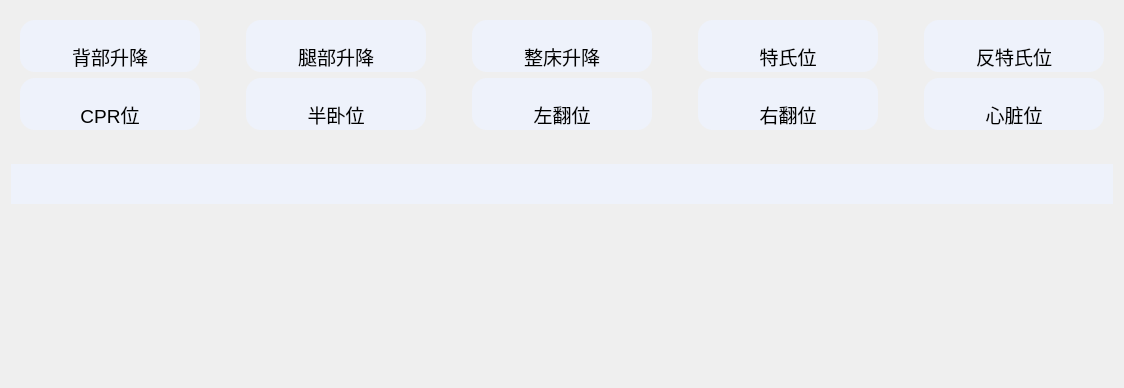
        <widget class="QWidget" name="tab">
         <attribute name="title">
          <string>体位护理</string>
         </attribute>
         <layout class="QVBoxLayout" name="verticalLayout">
          <property name="spacing">
           <number>25</number>
          </property>
          <item>
           <widget class="QWidget" name="widget_10" native="true">
            <property name="sizePolicy">
             <sizepolicy hsizetype="Preferred" vsizetype="Fixed">
              <horstretch>0</horstretch>
              <verstretch>0</verstretch>
             </sizepolicy>
            </property>
            <property name="maximumSize">
             <size>
              <width>16777215</width>
              <height>300</height>
             </size>
            </property>
            <property name="styleSheet">
             <string notr="true">QAbstractButton {
	padding-top: 20px;
    border-radius: 15px;
    border: 0px solid #525252;
    background-color: #EEF2FB;
}
QAbstractButton:checked {
	background-image: url(:/image/common/蓝色选中.png);
}</string>
            </property>
            <layout class="QGridLayout" name="gridLayout">
             <item row="0" column="1">
              <spacer name="horizontalSpacer">
               <property name="orientation">
                <enum>Qt::Horizontal</enum>
               </property>
               <property name="sizeHint" stdset="0">
                <size>
                 <width>40</width>
                 <height>20</height>
                </size>
               </property>
              </spacer>
             </item>
             <item row="0" column="6">
              <widget class="QToolButton" name="toolButton_10">
               <property name="sizePolicy">
                <sizepolicy hsizetype="Preferred" vsizetype="Preferred">
                 <horstretch>0</horstretch>
                 <verstretch>0</verstretch>
                </sizepolicy>
               </property>
               <property name="minimumSize">
                <size>
                 <width>180</width>
                 <height>0</height>
                </size>
               </property>
               <property name="maximumSize">
                <size>
                 <width>180</width>
                 <height>16777215</height>
                </size>
               </property>
               <property name="font">
                <font>
                 <pointsize>14</pointsize>
                </font>
               </property>
               <property name="text">
                <string>特氏位</string>
               </property>
               <property name="icon">
                <iconset resource="../../../resources/QtIntellectNurse.qrc">
                 <normaloff>:/image/common/特氏位.png</normaloff>:/image/common/特氏位.png</iconset>
               </property>
               <property name="iconSize">
                <size>
                 <width>134</width>
                 <height>82</height>
                </size>
               </property>
               <property name="checkable">
                <bool>true</bool>
               </property>
               <property name="toolButtonStyle">
                <enum>Qt::ToolButtonTextUnderIcon</enum>
               </property>
               <attribute name="buttonGroup">
                <string notr="true">buttonGroup</string>
               </attribute>
              </widget>
             </item>
             <item row="1" column="0">
              <widget class="QToolButton" name="toolButton_17">
               <property name="sizePolicy">
                <sizepolicy hsizetype="Preferred" vsizetype="Preferred">
                 <horstretch>0</horstretch>
                 <verstretch>0</verstretch>
                </sizepolicy>
               </property>
               <property name="minimumSize">
                <size>
                 <width>180</width>
                 <height>0</height>
                </size>
               </property>
               <property name="maximumSize">
                <size>
                 <width>180</width>
                 <height>16777215</height>
                </size>
               </property>
               <property name="font">
                <font>
                 <pointsize>14</pointsize>
                </font>
               </property>
               <property name="text">
                <string>CPR位</string>
               </property>
               <property name="icon">
                <iconset resource="../../../resources/QtIntellectNurse.qrc">
                 <normaloff>:/image/common/cpr位.png</normaloff>:/image/common/cpr位.png</iconset>
               </property>
               <property name="iconSize">
                <size>
                 <width>134</width>
                 <height>82</height>
                </size>
               </property>
               <property name="checkable">
                <bool>true</bool>
               </property>
               <property name="toolButtonStyle">
                <enum>Qt::ToolButtonTextUnderIcon</enum>
               </property>
               <attribute name="buttonGroup">
                <string notr="true">buttonGroup</string>
               </attribute>
              </widget>
             </item>
             <item row="0" column="5">
              <spacer name="horizontalSpacer_3">
               <property name="orientation">
                <enum>Qt::Horizontal</enum>
               </property>
               <property name="sizeHint" stdset="0">
                <size>
                 <width>40</width>
                 <height>20</height>
                </size>
               </property>
              </spacer>
             </item>
             <item row="0" column="3">
              <spacer name="horizontalSpacer_2">
               <property name="orientation">
                <enum>Qt::Horizontal</enum>
               </property>
               <property name="sizeHint" stdset="0">
                <size>
                 <width>40</width>
                 <height>20</height>
                </size>
               </property>
              </spacer>
             </item>
             <item row="1" column="2">
              <widget class="QToolButton" name="toolButton_15">
               <property name="sizePolicy">
                <sizepolicy hsizetype="Preferred" vsizetype="Preferred">
                 <horstretch>0</horstretch>
                 <verstretch>0</verstretch>
                </sizepolicy>
               </property>
               <property name="minimumSize">
                <size>
                 <width>180</width>
                 <height>0</height>
                </size>
               </property>
               <property name="maximumSize">
                <size>
                 <width>180</width>
                 <height>16777215</height>
                </size>
               </property>
               <property name="font">
                <font>
                 <pointsize>14</pointsize>
                </font>
               </property>
               <property name="text">
                <string>半卧位</string>
               </property>
               <property name="icon">
                <iconset resource="../../../resources/QtIntellectNurse.qrc">
                 <normaloff>:/image/common/半卧位.png</normaloff>:/image/common/半卧位.png</iconset>
               </property>
               <property name="iconSize">
                <size>
                 <width>134</width>
                 <height>82</height>
                </size>
               </property>
               <property name="checkable">
                <bool>true</bool>
               </property>
               <property name="toolButtonStyle">
                <enum>Qt::ToolButtonTextUnderIcon</enum>
               </property>
               <attribute name="buttonGroup">
                <string notr="true">buttonGroup</string>
               </attribute>
              </widget>
             </item>
             <item row="1" column="6">
              <widget class="QToolButton" name="toolButton_19">
               <property name="sizePolicy">
                <sizepolicy hsizetype="Preferred" vsizetype="Preferred">
                 <horstretch>0</horstretch>
                 <verstretch>0</verstretch>
                </sizepolicy>
               </property>
               <property name="minimumSize">
                <size>
                 <width>180</width>
                 <height>0</height>
                </size>
               </property>
               <property name="maximumSize">
                <size>
                 <width>180</width>
                 <height>16777215</height>
                </size>
               </property>
               <property name="font">
                <font>
                 <pointsize>14</pointsize>
                </font>
               </property>
               <property name="text">
                <string>右翻位</string>
               </property>
               <property name="icon">
                <iconset resource="../../../resources/QtIntellectNurse.qrc">
                 <normaloff>:/image/common/右翻位.png</normaloff>:/image/common/右翻位.png</iconset>
               </property>
               <property name="iconSize">
                <size>
                 <width>134</width>
                 <height>82</height>
                </size>
               </property>
               <property name="checkable">
                <bool>true</bool>
               </property>
               <property name="toolButtonStyle">
                <enum>Qt::ToolButtonTextUnderIcon</enum>
               </property>
               <attribute name="buttonGroup">
                <string notr="true">buttonGroup</string>
               </attribute>
              </widget>
             </item>
             <item row="0" column="4">
              <widget class="QToolButton" name="toolButton_9">
               <property name="sizePolicy">
                <sizepolicy hsizetype="Preferred" vsizetype="Preferred">
                 <horstretch>0</horstretch>
                 <verstretch>0</verstretch>
                </sizepolicy>
               </property>
               <property name="minimumSize">
                <size>
                 <width>180</width>
                 <height>0</height>
                </size>
               </property>
               <property name="maximumSize">
                <size>
                 <width>180</width>
                 <height>16777215</height>
                </size>
               </property>
               <property name="font">
                <font>
                 <pointsize>14</pointsize>
                </font>
               </property>
               <property name="text">
                <string>整床升降</string>
               </property>
               <property name="icon">
                <iconset resource="../../../resources/QtIntellectNurse.qrc">
                 <normaloff>:/image/common/整床升降.png</normaloff>:/image/common/整床升降.png</iconset>
               </property>
               <property name="iconSize">
                <size>
                 <width>134</width>
                 <height>82</height>
                </size>
               </property>
               <property name="checkable">
                <bool>true</bool>
               </property>
               <property name="toolButtonStyle">
                <enum>Qt::ToolButtonTextUnderIcon</enum>
               </property>
               <attribute name="buttonGroup">
                <string notr="true">buttonGroup</string>
               </attribute>
              </widget>
             </item>
             <item row="0" column="8">
              <widget class="QToolButton" name="toolButton_14">
               <property name="sizePolicy">
                <sizepolicy hsizetype="Preferred" vsizetype="Preferred">
                 <horstretch>0</horstretch>
                 <verstretch>0</verstretch>
                </sizepolicy>
               </property>
               <property name="minimumSize">
                <size>
                 <width>180</width>
                 <height>0</height>
                </size>
               </property>
               <property name="maximumSize">
                <size>
                 <width>180</width>
                 <height>16777215</height>
                </size>
               </property>
               <property name="font">
                <font>
                 <pointsize>14</pointsize>
                </font>
               </property>
               <property name="text">
                <string>反特氏位</string>
               </property>
               <property name="icon">
                <iconset resource="../../../resources/QtIntellectNurse.qrc">
                 <normaloff>:/image/common/反特氏位.png</normaloff>:/image/common/反特氏位.png</iconset>
               </property>
               <property name="iconSize">
                <size>
                 <width>134</width>
                 <height>82</height>
                </size>
               </property>
               <property name="checkable">
                <bool>true</bool>
               </property>
               <property name="toolButtonStyle">
                <enum>Qt::ToolButtonTextUnderIcon</enum>
               </property>
               <attribute name="buttonGroup">
                <string notr="true">buttonGroup</string>
               </attribute>
              </widget>
             </item>
             <item row="1" column="8">
              <widget class="QToolButton" name="toolButton_16">
               <property name="sizePolicy">
                <sizepolicy hsizetype="Preferred" vsizetype="Preferred">
                 <horstretch>0</horstretch>
                 <verstretch>0</verstretch>
                </sizepolicy>
               </property>
               <property name="minimumSize">
                <size>
                 <width>180</width>
                 <height>0</height>
                </size>
               </property>
               <property name="maximumSize">
                <size>
                 <width>180</width>
                 <height>16777215</height>
                </size>
               </property>
               <property name="font">
                <font>
                 <pointsize>14</pointsize>
                </font>
               </property>
               <property name="text">
                <string>心脏位</string>
               </property>
               <property name="icon">
                <iconset resource="../../../resources/QtIntellectNurse.qrc">
                 <normaloff>:/image/common/心脏位.png</normaloff>:/image/common/心脏位.png</iconset>
               </property>
               <property name="iconSize">
                <size>
                 <width>134</width>
                 <height>82</height>
                </size>
               </property>
               <property name="checkable">
                <bool>true</bool>
               </property>
               <property name="checked">
                <bool>false</bool>
               </property>
               <property name="toolButtonStyle">
                <enum>Qt::ToolButtonTextUnderIcon</enum>
               </property>
               <attribute name="buttonGroup">
                <string notr="true">buttonGroup</string>
               </attribute>
              </widget>
             </item>
             <item row="0" column="2">
              <widget class="QToolButton" name="toolButton_8">
               <property name="sizePolicy">
                <sizepolicy hsizetype="Preferred" vsizetype="Preferred">
                 <horstretch>0</horstretch>
                 <verstretch>0</verstretch>
                </sizepolicy>
               </property>
               <property name="minimumSize">
                <size>
                 <width>180</width>
                 <height>0</height>
                </size>
               </property>
               <property name="maximumSize">
                <size>
                 <width>180</width>
                 <height>16777215</height>
                </size>
               </property>
               <property name="font">
                <font>
                 <pointsize>14</pointsize>
                </font>
               </property>
               <property name="text">
                <string>腿部升降</string>
               </property>
               <property name="icon">
                <iconset resource="../../../resources/QtIntellectNurse.qrc">
                 <normaloff>:/image/common/腿部升降.png</normaloff>:/image/common/腿部升降.png</iconset>
               </property>
               <property name="iconSize">
                <size>
                 <width>134</width>
                 <height>82</height>
                </size>
               </property>
               <property name="checkable">
                <bool>true</bool>
               </property>
               <property name="toolButtonStyle">
                <enum>Qt::ToolButtonTextUnderIcon</enum>
               </property>
               <attribute name="buttonGroup">
                <string notr="true">buttonGroup</string>
               </attribute>
              </widget>
             </item>
             <item row="1" column="4">
              <widget class="QToolButton" name="toolButton_18">
               <property name="sizePolicy">
                <sizepolicy hsizetype="Preferred" vsizetype="Preferred">
                 <horstretch>0</horstretch>
                 <verstretch>0</verstretch>
                </sizepolicy>
               </property>
               <property name="minimumSize">
                <size>
                 <width>180</width>
                 <height>0</height>
                </size>
               </property>
               <property name="maximumSize">
                <size>
                 <width>180</width>
                 <height>16777215</height>
                </size>
               </property>
               <property name="font">
                <font>
                 <pointsize>14</pointsize>
                </font>
               </property>
               <property name="text">
                <string>左翻位</string>
               </property>
               <property name="icon">
                <iconset resource="../../../resources/QtIntellectNurse.qrc">
                 <normaloff>:/image/common/左翻位.png</normaloff>:/image/common/左翻位.png</iconset>
               </property>
               <property name="iconSize">
                <size>
                 <width>134</width>
                 <height>82</height>
                </size>
               </property>
               <property name="checkable">
                <bool>true</bool>
               </property>
               <property name="toolButtonStyle">
                <enum>Qt::ToolButtonTextUnderIcon</enum>
               </property>
               <attribute name="buttonGroup">
                <string notr="true">buttonGroup</string>
               </attribute>
              </widget>
             </item>
             <item row="0" column="0">
              <widget class="QToolButton" name="toolButton_7">
               <property name="sizePolicy">
                <sizepolicy hsizetype="Preferred" vsizetype="Preferred">
                 <horstretch>0</horstretch>
                 <verstretch>0</verstretch>
                </sizepolicy>
               </property>
               <property name="minimumSize">
                <size>
                 <width>180</width>
                 <height>0</height>
                </size>
               </property>
               <property name="maximumSize">
                <size>
                 <width>180</width>
                 <height>16777215</height>
                </size>
               </property>
               <property name="font">
                <font>
                 <pointsize>14</pointsize>
                </font>
               </property>
               <property name="text">
                <string>背部升降</string>
               </property>
               <property name="icon">
                <iconset resource="../../../resources/QtIntellectNurse.qrc">
                 <normaloff>:/image/common/背部升降.png</normaloff>:/image/common/背部升降.png</iconset>
               </property>
               <property name="iconSize">
                <size>
                 <width>134</width>
                 <height>82</height>
                </size>
               </property>
               <property name="checkable">
                <bool>true</bool>
               </property>
               <property name="checked">
                <bool>true</bool>
               </property>
               <property name="toolButtonStyle">
                <enum>Qt::ToolButtonTextUnderIcon</enum>
               </property>
               <attribute name="buttonGroup">
                <string notr="true">buttonGroup</string>
               </attribute>
              </widget>
             </item>
             <item row="0" column="7">
              <spacer name="horizontalSpacer_4">
               <property name="orientation">
                <enum>Qt::Horizontal</enum>
               </property>
               <property name="sizeHint" stdset="0">
                <size>
                 <width>40</width>
                 <height>20</height>
                </size>
               </property>
              </spacer>
             </item>
            </layout>
           </widget>
          </item>
          <item>
           <widget class="QWidget" name="widget_11" native="true">
            <property name="styleSheet">
             <string notr="true">background-color: rgb(238, 242, 251);</string>
            </property>
            <layout class="QHBoxLayout" name="horizontalLayout_2">
             <property name="leftMargin">
              <number>20</number>
             </property>
             <property name="topMargin">
              <number>20</number>
             </property>
             <property name="rightMargin">
              <number>20</number>
             </property>
             <property name="bottomMargin">
              <number>20</number>
             </property>
             <item>
              <widget class="PixmapWidget" name="widget" native="true"/>
             </item>
            </layout>
           </widget>
          </item>
          <item>
           <widget class="QWidget" name="widget_12" native="true">
            <property name="sizePolicy">
             <sizepolicy hsizetype="Preferred" vsizetype="Fixed">
              <horstretch>0</horstretch>
              <verstretch>0</verstretch>
             </sizepolicy>
            </property>
            <property name="maximumSize">
             <size>
              <width>16777215</width>
              <height>16777215</height>
             </size>
            </property>
            <property name="styleSheet">
             <string notr="true">QAbstractButton {
	padding-top: 10px;
    border-radius: 5px;
    border: 2px solid #525252;
    background-color: #FFFFFF;
}</string>
            </property>
            <layout class="QHBoxLayout" name="horizontalLayout_9">
             <item>
              <widget class="PixmapWidget" name="widget_17" native="true">
               <property name="minimumSize">
                <size>
                 <width>130</width>
                 <height>130</height>
                </size>
               </property>
               <property name="maximumSize">
                <size>
                 <width>130</width>
                 <height>16777215</height>
                </size>
               </property>
              </widget>
             </item>
             <item>
              <widget class="PixmapWidget" name="widget_6" native="true">
               <property name="minimumSize">
                <size>
                 <width>130</width>
                 <height>130</height>
                </size>
               </property>
               <property name="maximumSize">
                <size>
                 <width>130</width>
                 <height>16777215</height>
                </size>
               </property>
              </widget>
             </item>
             <item>
              <widget class="PixmapWidget" name="widget_5" native="true">
               <property name="minimumSize">
                <size>
                 <width>130</width>
                 <height>130</height>
                </size>
               </property>
               <property name="maximumSize">
                <size>
                 <width>130</width>
                 <height>16777215</height>
                </size>
               </property>
              </widget>
             </item>
            </layout>
           </widget>
          </item>
         </layout>
        </widget>
